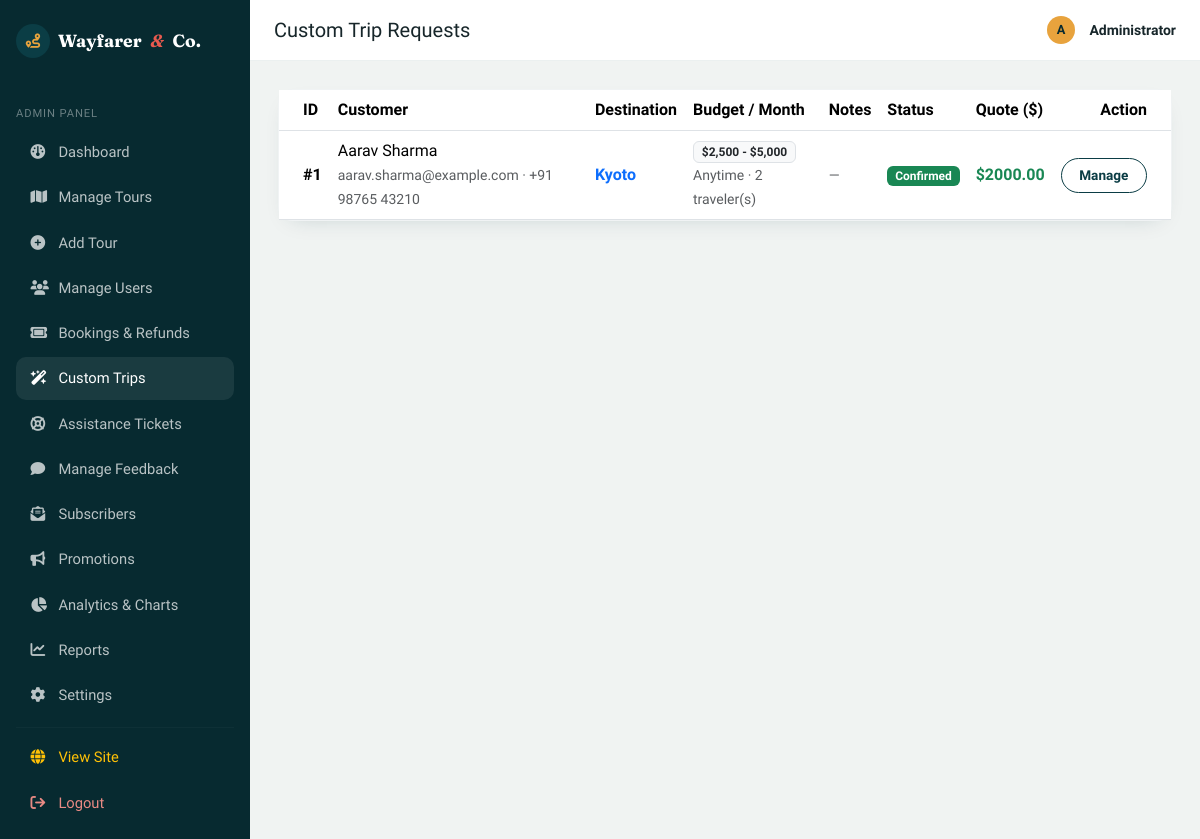
Screenshot of /admin/custom-trips (signed in) with the database file from the repository.
### models/extra_features.py (models this page shows)
class CustomTripRequest(db.Model):
    __tablename__ = "custom_trip_requests"
    id = db.Column(db.Integer, primary_key=True)
    name = db.Column(db.String(120), nullable=False)
    email = db.Column(db.String(150), nullable=False)
    phone = db.Column(db.String(30), nullable=True)
    destination = db.Column(db.String(120), nullable=False)
    budget = db.Column(db.String(50), nullable=True)
    travelers = db.Column(db.Integer, default=1, nullable=False)
    preferred_month = db.Column(db.String(50), nullable=True)
    notes = db.Column(db.Text, nullable=True)
    status = db.Column(db.String(30), default="Pending Review", nullable=False)
    admin_quote = db.Column(db.Float, nullable=True, default=0.0)
    admin_notes = db.Column(db.Text, nullable=True)
    created_at = db.Column(db.DateTime, default=datetime.utcnow)

### routes/admin.py (the view)
@admin_bp.route("/custom-trips")
@admin_required
def manage_custom_trips():
    from models import CustomTripRequest
    requests = CustomTripRequest.query.order_by(CustomTripRequest.created_at.desc()).all()
    return render_template("admin/custom_trips.html", requests=requests)

### models/user.py (called while the page is built)
    def is_admin(self):
        return self.role == "admin"

### routes/main.py (called while the page is built)
@main_bp.app_context_processor
def inject_globals():
    from flask import session
    security_mode = session.get("security_mode", "ON")
    return {
        "current_user": get_current_user(),
        "security_mode": security_mode
    }

### routes/utils.py (called while the page is built)
def get_current_user():
    user_id = session.get("user_id")
    if not user_id:
        return None
    return db.session.get(User, user_id)

def admin_required(view_func):
    @wraps(view_func)
    def wrapped(*args, **kwargs):
        if not session.get("admin_id"):
            log_security_event("ADMIN_UNAUTHORIZED", f"Unauthorized attempt to access admin route {request.path}.")
            flash("Please log in as an administrator.", "warning")
            return redirect(url_for("admin.login"))
        admin = db.session.get(User, session["admin_id"])
        if admin is None or not admin.is_admin() or not admin.is_active:
            log_security_event("ADMIN_SESSION_INVALID", f"Invalid admin session for user {session.get('admin_id')}.")
            session.pop("admin_id", None)
            flash("Admin session invalid. Please log in again.", "danger")
            return redirect(url_for("admin.login"))
        return view_func(*args, **kwargs)
    return wrapped

### templates/admin/custom_trips.html (shortened to what this page needs)
{% extends "admin/base_admin.html" %}
{% set active = 'custom_trips' %}
{% block page_title %}Custom Trip Requests{% endblock %}
{% block admin_content %}
<div class="wf-panel p-0">
    <div class="table-responsive">
        <table class="table align-middle mb-0">
            <thead>
                <tr>
                    <th class="ps-4">ID</th>
                    <th>Customer</th>
                    <th>Destination</th>
                    <th>Budget / Month</th>
                    <th>Notes</th>
                    <th>Status</th>
                    <th>Quote ($)</th>
                    <th class="text-end pe-4">Action</th>
                </tr>
            </thead>
            <tbody>
                {% for r in requests %}
                <tr>
                    <td class="ps-4 fw-bold">#{{ r.id }}</td>
                    <td>
                        {{ r.name }}<br>
                        <small class="text-muted">{{ r.email }} · {{ r.phone or 'No Phone' }}</small>
                    </td>
                    <td class="fw-semibold text-primary">{{ r.destination }}</td>
                    <td>
                        <span class="badge bg-light text-dark border">{{ r.budget }}</span><br>
                        <small class="text-muted">{{ r.preferred_month or 'Anytime' }} · {{ r.travelers }} traveler(s)</small>
                    </td>
                    <td class="small text-muted" style="max-width: 200px;">{{ r.notes[:80] if r.notes else '—' }}</td>
                    <td>
                        <span class="badge bg-{% if r.status == 'Confirmed' %}success{% elif r.status == 'Quoted / Offered' %}info{% elif r.status == 'Declined' %}danger{% else %}warning{% endif %}">
                            {{ r.status }}
                        </span>
                    </td>
                    <td class="fw-bold text-success">${{ "%.2f"|format(r.admin_quote or 0) }}</td>
                    <td class="text-end pe-4">
                        <button type="button" class="btn btn-sm wf-btn-outline" data-bs-toggle="modal" data-bs-target="#updateModal{{ r.id }}">Manage</button>
                    </td>
                </tr>
                {% else %}
                <tr><td colspan="8" class="text-center py-5 text-muted">No custom trip requests found.</td></tr>
                {% endfor %}
            </tbody>
        </table>
    </div>
</div>
{% endblock %}

### static/css/style.css (style rules this page uses)
:root { --wf-navy: #0B3D45; --wf-navy-deep: #072A30; --wf-amber: #E8A33D; --wf-sand: #F4EDE1; --wf-sand-dark: #E9DFCE; --wf-coral: #E85A4F; --wf-palm: #3F7D5C; --wf-ink: #17262A; --wf-white: #FFFFFF; --wf-font-display: 'Fraunces', serif; --wf-font-body: 'Work Sans', sans-serif; --wf-font-mono: 'IBM Plex Mono', monospace; --wf-radius: 14px; --wf-radius-lg: 22px; --wf-shadow: 0 12px 30px -14px rgba(11, 61, 69, 0.35); }
* { box-sizing: border-box; }
html { scroll-behavior: smooth; }
body { font-family: var(--wf-font-body); color: var(--wf-ink); background-color: var(--wf-sand); -webkit-font-smoothing: antialiased; }
.wf-btn-outline { background-color: transparent; border: 1.5px solid var(--wf-navy); color: var(--wf-navy) !important; font-weight: 600; border-radius: 999px; padding: 0.6rem 1.5rem; transition: all 0.2s ease; }
.btn-sm.wf-btn-primary, .btn-sm.wf-btn-outline { padding: 0.4rem 1.1rem; font-size: 0.85rem; }
.wf-panel { background: var(--wf-white); border-radius: var(--wf-radius); box-shadow: 0 8px 22px -14px rgba(11, 61, 69, 0.25); border: 1px solid rgba(11,61,69,0.06); }
.wf-admin-body { background: #F0F3F2; min-height: 100vh; }

### rows the page displays
CustomTripRequest: id "1", name "Aarav Sharma", email "aarav.sharma@example.com", phone "+91 98765 43210", destination "Kyoto", budget "$2,500 - $5,000", preferred_month "Anytime", travelers "2", notes "—", status "Confirmed", admin_quote "2000.00"
